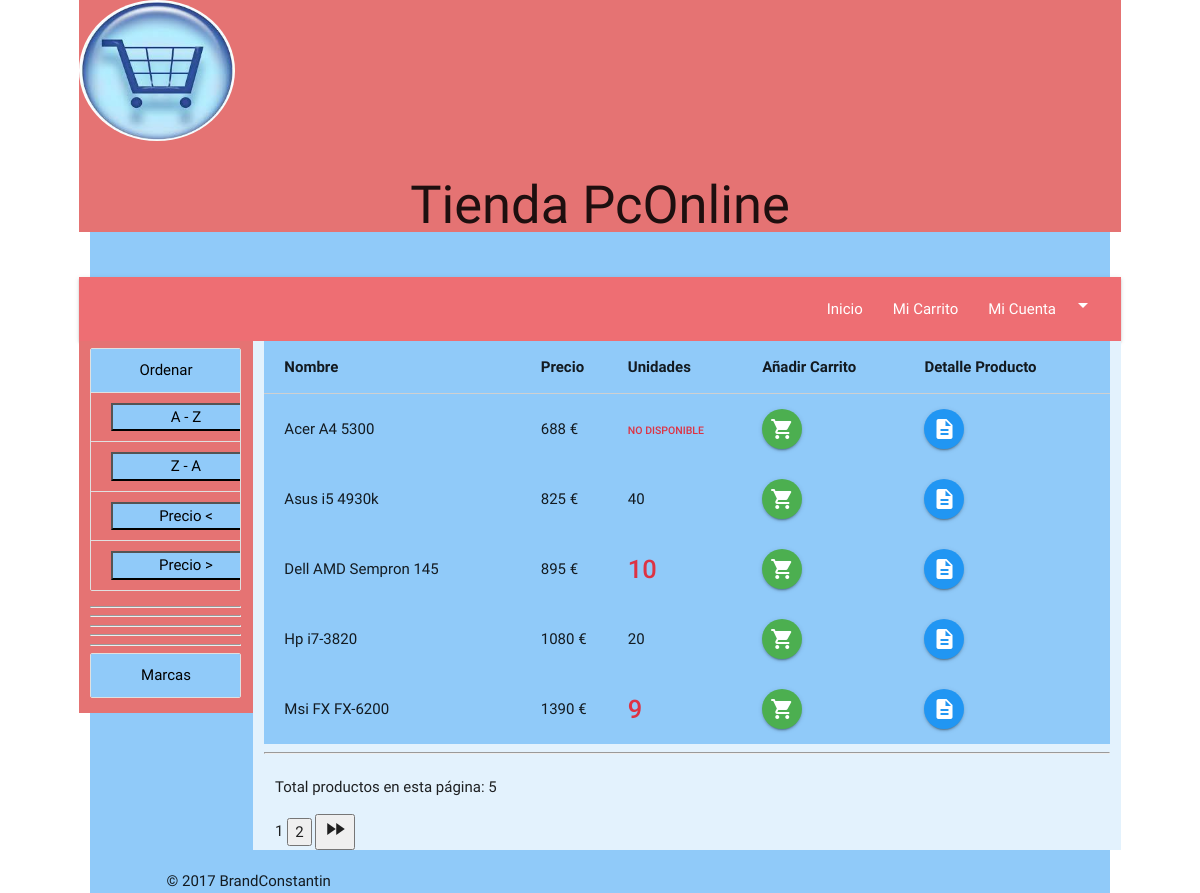
The app's page /user/index.php with its own data.
### tables this page shows
CREATE TABLE `products` (
  `prodId` int(100) NOT NULL,
  `prodName` varchar(100) NOT NULL,
  `prodDesc` varchar(500) DEFAULT NULL,
  `prodBuy` int(100) DEFAULT NULL,
  `prodSell` int(100) DEFAULT NULL,
  `stock` int(100) DEFAULT NULL
);

### user/index.php (the view, shortened to what this page needs)
<?php
    include '../admin/conexion.php';
    $tableProducts = "products";
    $totalProducts = $connection->query("select * from $tableProducts");
    $fileNumber = 5;
    $stock = "stock";
    $limit = $_SESSION['limit'];
    if(!isset($limit)){
        $limit = 10;
    }
    if($_POST['order'] == 'alphabetical'){
        $order = 2;
    }else if($_POST['order'] == 'reverse'){
        $order = '2 desc';
    }else if($_POST['order'] == 'lowerPrice'){
        $order = 5;
    }else if($_POST['order'] == 'higherPrice'){
        $order = '5 desc';
    }else if($_POST['order'] == 'codProd'){
        $order = 1;
    }else{
        $order = 2;
    }
?>
<!DOCTYPE html>
<html>
    <head>
        <link type="text/css" rel="stylesheet" href="css/materialize.min.css"  media="screen,projection"/>
        <link rel="stylesheet" href="css/style.css" type="text/css" media="all" />
    </head>
    <body>
        <div class="container blue lighten-3">
            <div class="row">
                <div class="s12 m12 l12 xl12 red lighten-2">
                    <img id="logo" class="circle responsive-img" src="img/logo.jpeg"/>
                    <h1>Tienda PcOnline</h1>
                </div>
            </div>
            <div class="row col s12 m12 l12 xl12">
                <nav class="s12 m12 l12 xl12">
                     <div class="col s12 m12 l12 xl12">
                        <ul class="right">
                          <li><a href="index.php">Inicio</a></li>
                          <li><a href="cart.php">Mi Carrito</a></li
                          <li><a class="dropdown-button" href="#!" data-activates="dropdown1">Mi Cuenta<i class="material-icons right">arrow_drop_down</i></a></li>
                        </ul>
                      </div>
                </nav>
                <div class="col s5  m4 l2 xl2 red lighten-2">
                    <div class="collection">
                        <a href="#!" class="collection-item active"  id="btn_categ">Ordenar</a>
                        <a href="#!" class="collection-item">
                            <form action="#" method="post">
                                <button type="submit" value="alphabetical" id="btn_categ">A - Z</button>
                            </form>
                        </a>
                        <a href="#!" class="collection-item">
                            <form action="#" method="post">
                                <button type="submit" value="reverse" id="btn_categ">Z - A</button>
                            </form>
                        </a>
                        <a href="#!" class="collection-item">
                            <form action="#" method="post">
                                <button type="submit" value="lowerPrice" id="btn_categ">Precio &lt;</button>
                            </form>
                        </a>
                        <a href="#!" class="collection-item">
                            <form action="#" method="post">
                                <button type="submit" value="higherPrice" id="btn_categ">Precio &gt;</button>
                            </form>
                        </a>
                    </div>
                    <hr><hr><hr><hr><hr>
                    <div class="collection">
                        <a href="#!" class="collection-item active"  id="btn_categ">Marcas</a>
                    </div>
                </div>
                <div class="col s7 m8 l10 xl10 blue lighten-5">
                    <?php
                        $list = $connection->query("select * from $tableProducts order by $order"
                                    ." limit ".($_SESSION['page'] - 1) * $fileNumber.", ".$fileNumber);
                    ?>
                    <table class="highlight blue lighten-3 responsive-table">
                        <thead>
                            <tr>
                                <th></th>
                                <th>Nombre</th>
                                <th>Precio</th>
                                <th>Unidades</th>
                                <th>Añadir Carrito</th>
                                <th>Detalle Producto</th>
                            </tr>
                        </thead>
                        <?php
                            while ($products = $list->fetchObject() ){
                        ?>
                        <tbody>
                            <tr>
                                <td></td>
                                <td><?= $products->prodName; ?></td>
                                <td><?= $products->prodSell; ?> €</td>
                                <td>
                                <?php
                                if($products->$stock <= 0){
                                    ?>
                                    <strong style="color:#d34; font-size: 0.7em;"><?php echo 'NO DISPONIBLE'; ?></strong>
                                    <?php
                                }else if($products->$stock <= $limit){
                                    ?>
                                <strong style="color:#d34; font-size: 1.7em;"><?= $products->$stock; ?></strong>
                                <?php
                                }else{
                                    ?>
                                <?= $products->$stock; ?>
                                    <?php
                                }
                                ?>
                                </td>
                                <td>
                                    <form action="addCart.php" method="post">
                                      <button type="submit" class="btn-floating btn-small waves-effect waves-light green" value="addToCart"><i class="material-icons">shopping_cart</i></button>
                                    </form>
                                </td>
                                <td>
                                    <form action="detalle.php" method="post">
                                      <button type="submit" class="btn-floating btn-small waves-effect waves-light blue" value="Detail"><i class="material-icons">description</i></button>
                                    </form>
                                </td>
                                <?php
                            }
                            ?>
                            </tr>
                        </tbody>
                    </table>
                    <hr>
                    <div class="col s7 m8 l10 xl10 blue lighten-5">
                        <p>Total productos en esta página:  <?= $list->rowCount() ?>  </p>
                        <form action="#" method="post" class="pagination">
                                <?php
                            for($i = 1; $i <= ceil($totalProducts->rowCount() / $fileNumber); $i++){
                                if($_SESSION['page'] == $i){
                                    ?>
                            <span><?= $i ?></span>
                                    <?php
                                }else{
                                    ?>
                            <button type="submit" class="waves-effect" name="page" value="<?= $i ?>"><?= $i ?></button>
                                    <?php
                                }
                            }
                            if($_SESSION['page'] < (($totalProducts->rowCount()) / $fileNumber)){
                                ?>
                            <button type="submit" class="waves-effect" name="page" value="<?= $_SESSION['page'] + 1 ?>"><i class="material-icons">fast_forward</i></button>
                                <?php
                            }
                            ?>
                        </form>
                    </div>
                </div>
            </div>
            <div class="footer-copyright">
              <div class="container">
              © 2017 BrandConstantin
              </div>
            </div>
        </div>
    </body>
</html>

### user/css/style.css (style rules this page uses)
.container { width: 85%; }
h1 { font-size: 3.5rem; line-height: 100%; text-align: center; }
h1, h2, h3, h4, h5, h6 { text-align: center; }
#logo { width: 15%; height: 15%; display: inline; }
.collection .collection-item { background-color: #e57373; color: #fff; }
.collection a.collection-item { display: block; transition: .25s; color: #fff; }
.collection .collection-item.active { background-color: #26a69a; color: #fff; }
#btn_categ { width: 150px; background-color: #90caf9; text-align: center; margin: 0 auto; color: #000; }

### records on screen
products: prodName "Acer A4 5300", prodSell "688", shows "NO DISPONIBLE"
products: prodName "Asus i5 4930k", prodSell "825", stock "40"
products: prodName "Dell AMD Sempron 145", prodSell "895", stock "10"
products: prodName "Hp i7-3820", prodSell "1080", stock "20"
products: prodName "Msi FX FX-6200", prodSell "1390", stock "9"

### other values on screen
$list->rowCount() "5"
